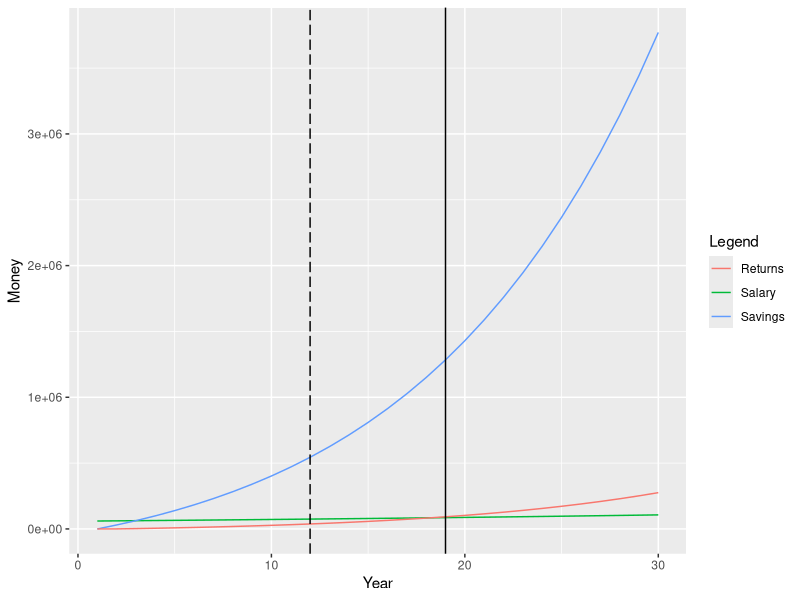

Here is the R script that generated this plot:
## ---- chunk 1
library(ggplot2)
simulation_plot <- function(input) {
        salaries <- matrix(input$initial_salary, input$simulation_length, 1)
        revenue_from_savings <- matrix(0, input$simulation_length, 1)
        savings  <- matrix(input$initial_savings, input$simulation_length, 1)
        financially_independent = -1 # expense rate
        savings_revenue_superior_to_salary = -1
        for (i in 1:input$simulation_length) {
                salaries[i,1] = input$initial_salary * (1.0 + (input$estimated_raise_per_year / 100.0)) ^ (i - 1)
                salaries[i,1] = salaries[i,1] * rnorm(1, mean=1, sd=(input$salary_variance/100.0))
                if (i > 1) {
                        this_year_return_rate <- rnorm(1, mean= (input$investment_returns / 100.0), sd=(input$investment_returns_variance/100.0))
                        revenue_from_savings[i, 1] = savings[i - 1] * this_year_return_rate
                        if (revenue_from_savings[i, 1] > salaries[i,1] && savings_revenue_superior_to_salary == -1) {
                                savings_revenue_superior_to_salary = i
                        }
                        if ((revenue_from_savings[i, 1] > salaries[i - 1, 1] * (100.0 - input$salary_saving_rate) / 100.0) && financially_independent == -1) {
                                financially_independent = i
                        }
                        
                        savings[i, 1] = savings[i - 1] + revenue_from_savings[i, 1] + salaries[i - 1, 1] * input$salary_saving_rate / 100.0
                }
        }
        
        salaries <- data.frame(year=1:input$simulation_length, value=salaries)
        savings <- data.frame(year=1:input$simulation_length, value=savings)
        revenue_from_savings <- data.frame(year=1:input$simulation_length, value=revenue_from_savings)
        p <- ggplot() + 
                geom_line(data = salaries, aes(x = year, y = value, color = "Salary")) +
                geom_line(data = savings, aes(x = year, y = value, color = "Savings"))  +
                geom_line(data = revenue_from_savings, aes(x = year, y = value, color = "Returns"))  +
                xlab('Year') +
                ylab('Money') +
                labs(color="Legend")
        if (financially_independent > -1) {
                p <- p + geom_vline(xintercept = financially_independent, linetype = "longdash")
        }
        if (savings_revenue_superior_to_salary > -1) {
                p <- p + geom_vline(xintercept = savings_revenue_superior_to_salary)
        }
        
        return (p)
}

input = c()
input$simulation_length = 30
input$initial_savings = 0
input$estimated_raise_per_year = 2
input$salary_variance = 0
input$investment_returns_variance = 0
input$initial_salary = 60000
input$salary_saving_rate = 50
input$investment_returns = 8
## ---- chunk 2
print(simulation_plot(input))
